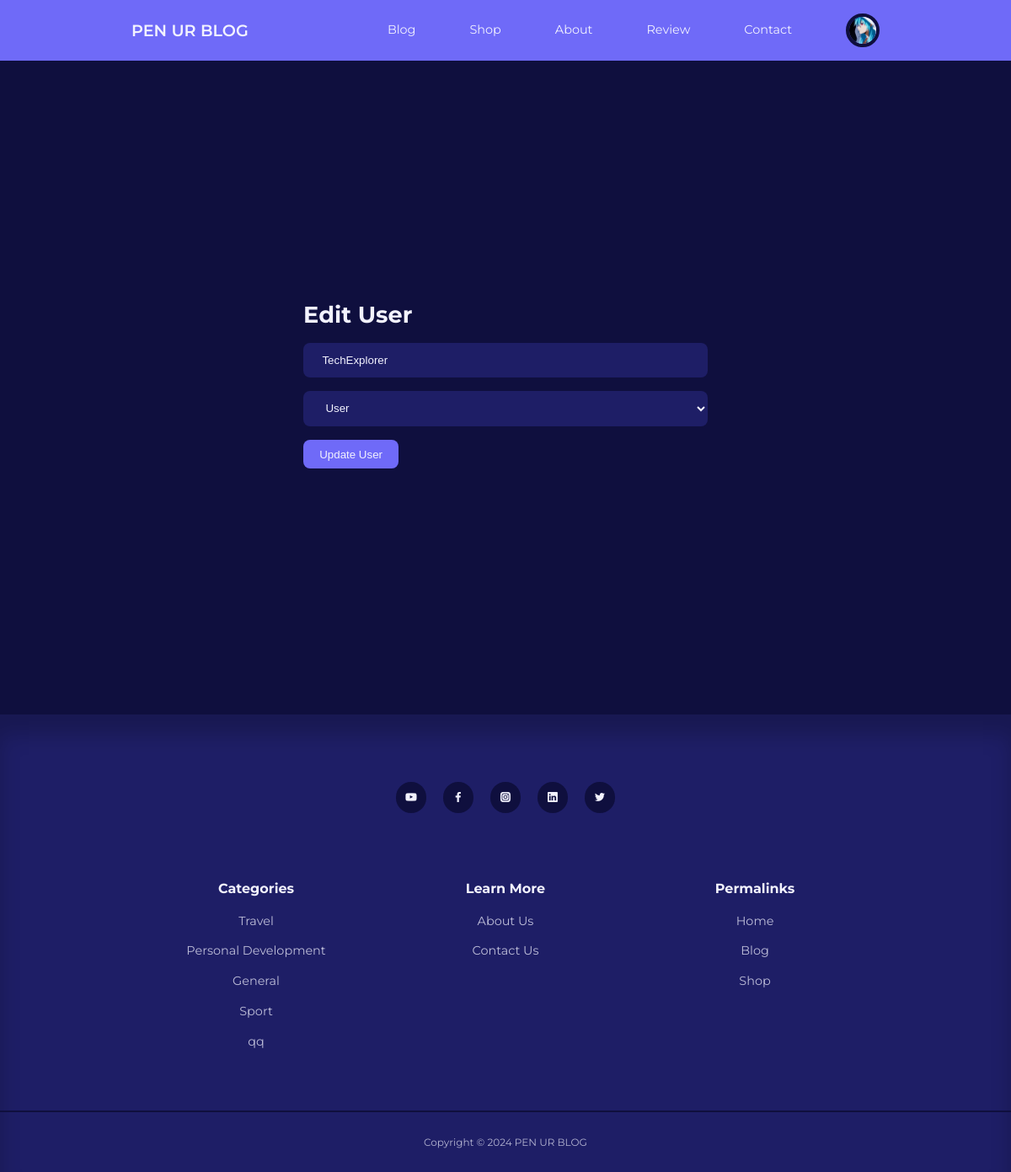
The page /blog/admin/edit-user.php?id=28 (signed in) on the database its author committed.
### tables this page shows
CREATE TABLE `users` (
  `id` int(11) UNSIGNED NOT NULL,
  `username` varchar(50) NOT NULL,
  `email` varchar(100) NOT NULL,
  `password` varchar(255) NOT NULL,
  `avatar` varchar(255) NOT NULL,
  `is_admin` tinyint(1) NOT NULL,
  `bio` varchar(255) NOT NULL,
  `reset_token_hash` varchar(64) DEFAULT NULL,
  `reset_token_expires_at` datetime DEFAULT NULL
);

CREATE TABLE `categories` (
  `id` int(11) UNSIGNED NOT NULL,
  `title` varchar(50) NOT NULL,
  `description` text NOT NULL
);

### blog/admin/partials/header.php (called while the page is built, shortened)
<?php
require '../partials/header.php';

### blog/admin/edit-user.php (the view, shortened to what this page needs)
<?php
include 'partials/header.php';
if (isset($_GET['id'])) {
    $id = filter_var($_GET['id'], FILTER_SANITIZE_NUMBER_INT);
    $query = "SELECT * FROM users WHERE id=$id";
    $result = mysqli_query($connection, $query);
    $user = mysqli_fetch_assoc($result);
} else {
    header('location: ' . ROOT_URL . 'admin/manage-users.php');
    die();
}
?>
<section class="form__section">
    <div class="container form__section-container">
        <h2>Edit User</h2>
        <form action="<?= ROOT_URL ?>admin/edit-user-logic.php" method="POST">
            <input type="text" value="<?= $user['username'] ?>" name="username" placeholder="Username">
            <select name="userrole">
                <option value="0" <?php if ($user['is_admin'] == 0) echo 'selected'; ?>>User</option>
            </select>
            <button type="submit" name="submit" class="btn">Update User</button>
        </form>
    </div>
</section>
<?php
include '../partials/footer.php';
?>

### blog/partials/header.php (shortened to what this page needs)
<?php
require 'config/database.php';
if (isset($_SESSION['user-id'])) {
    $id = filter_var($_SESSION['user-id'], FILTER_SANITIZE_NUMBER_INT);
    $query = "SELECT * FROM users WHERE id=$id";
    $result = mysqli_query($connection, $query);
    $user = mysqli_fetch_assoc($result);
}
?>
<!DOCTYPE html>
<html lang="en">
<head>
    <link rel="stylesheet" href="<?= ROOT_URL ?>css/style.css">
    <link rel="stylesheet" href="https://unicons.iconscout.com/release/v4.0.0/css/line.css">
</head>
<body>
    <nav>
        <div class="container nav__container">
            <a href="<?= ROOT_URL ?>" class="nav__logo">PEN UR BLOG</a>
            <ul class="nav__items">
                <li><a href="<?= ROOT_URL ?>blog.php">Blog</a></li>
                <li><a href="<?= ROOT_URL ?>shop.php">Shop</a></li>
                <li><a href="<?= ROOT_URL ?>about.php">About</a></li>
                <li><a href="<?= ROOT_URL ?>review.php">Review</a></li>
                <li><a href="<?= ROOT_URL ?>contact.php">Contact</a></li>
                <?php if (isset($_SESSION['user-id'])) : ?>
                    <li class="nav__profile">
                        <div class="avatar">
                            <img src="<?= ROOT_URL . 'images/' . $user['avatar'] ?>">
                        </div>
                    </li>
                <?php else : ?>
                    <li><a href="<?= ROOT_URL ?>signin.php">LogIn</a></li>
                <?php endif ?>
            </ul>
        </div>
    </nav>

### blog/partials/footer.php (shortened to what this page needs)
<?php
$category_query = "SELECT * FROM categories ORDER BY RAND() LIMIT 5";
$category_result = mysqli_query($connection, $category_query);
?>
<footer>
        <div class="footer__socials">
            <a href="https://youtube.com/egatortutorials" target="_blank"><i class="uil uil-youtube"></i></a>
            <a href="https://facebook.com" target="_blank"><i class="uil uil-facebook-f"></i></a>
            <a href="https://instagram.com" target="_blank"><i class="uil uil-instagram-alt"></i></a>
            <a href="https://linkedin.com" target="_blank"><i class="uil uil-linkedin"></i></a>
            <a href="https://twitter.com" target="_blank"><i class="uil uil-twitter"></i></a>
        </div>
        <div class="container footer__container">
            <article>
                <h4>Categories</h4>
                <ul>
                    <?php while ($category = mysqli_fetch_assoc($category_result)): ?>
                        <li><a href="<?= ROOT_URL ?>category-posts.php?id=<?= $category['id'] ?>"><?= $category['title']     ?></a></li>
                    <?php endwhile ?>
                </ul>
            </article>
            <article>
                <h4>Learn More</h4>
                <ul>
                    <li><a href="about.php">About Us</a></li>
                    <li><a href="contact.php">Contact Us</a></li>
                </ul>
            </article>
            <article>
                <h4>Permalinks</h4>
                <ul>
                    <li><a href="index.php">Home</a></li>
                    <li><a href="blog.php">Blog</a></li>
                    <li><a href="shop.php">Shop</a></li>
                </ul>
            </article>
        </div>
        <div class="footer__copyright">
            <small>Copyright &copy; 2024 PEN UR BLOG</small>
        </div>
    </footer>
</body>
</html>

### blog/css/style.css (style rules this page uses)
:root { --color-primary: #6f6af8; --color-primary-light: hsl(242, 91%, 69%, 18%); --color-primary-variant: #5854c7; --color-red: #da0f3f; --color-red-light: hsl(346, 87%, 46%, 15%); --color-green: #00c476; --color-green-light: hsl(156, 100%, 38%, 15%); --color-gray-900: #1e1e66; --color-gray-700: #2d2b7c; --color-gray-300: rgba(242, 242, 254, 0.3); --color-gray-200: rgba(242, 242, 254, 0.7); --color-white: #f2f2fe; --color-bg: #0f0f3e; --transition: all 300ms ease; --container-width-lg: 74%; --container-width-md: 88%; --form-width: 40%; --card-border-radius-1: 0.3rem; --card-border-radius-2: 0.5rem; --card-border-radius-3: 0.8rem; --card-border-radius-4: 2rem; --card-border-radius-5: 5rem; }
* { margin: 0; padding: 0; outline: 0; border: 0; appearance: 0; list-style: none; text-decoration: none; box-sizing: border-box; }
body { font-family: 'Montserrat', sans-serif; line-height: 1.6; color: var(--color-gray-200); overflow-x: hidden; background: var(--color-bg); font-size: 0.9em; }
.container { width: var(--container-width-lg); max-width: 1800px; margin-inline: auto; }
section { margin-top: 3rem; width: 100vw; }
h1, h2, h3, h4, h5 { color: var(--color-white); line-height: 1.3; }
h2 { font-size: 1.7rem; margin: 1rem 0; }
h4 { font-size: 1rem; }
a { color: var(--color-white); transition: var(--transition); }
img { display: block; width: 100%; object-fit: cover; }
nav { background: var(--color-primary); width: 100vw; height: 4.5rem; position: fixed; top: 0; z-index: 10; box-shadow: 0 1rem 1rem rgba(0, 0, 0, 0, 2); }
.nav__container { height: 100%; display: flex; align-items: center; justify-content: space-between; }
.avatar { width: 2.5rem; height: 2.5rem; border-radius: 50%; overflow: hidden; border: 0.3rem solid var(--color-bg); }
.nav__logo { font-weight: 600; font-size: 1.2rem; }
.nav__items { display: flex; align-items: center; gap: 4rem; }
.nav__profile { position: relative; cursor: pointer; }
footer { background: var(--color-gray-900); padding: 5rem 0 0; box-shadow: inset 0 1.5rem 1.5rem rgba(0, 0, 0, 0.2); }
.footer__socials { margin-inline: auto; width: fit-content; margin-bottom: 5rem; display: flex; justify-content: space-between; align-items: center; gap: 1.2rem; }
.footer__socials a { background: var(--color-bg); border-radius: 50%; width: 2.3rem; height: 2.3rem; display: flex; align-items: center; justify-content: center; }
.footer__container { display: grid; grid-template-columns: repeat(3, 1fr); text-align: center; }
footer h4 { color: var(--color-white); margin-bottom: 0.6rem; }
footer ul li { padding: 0.4rem 0; }
footer ul a { opacity: 0.75; }
.footer__copyright { text-align: center; padding: 1.5rem 0; border-top: 2px solid var(--color-bg); margin-top: 4rem; }
.btn { display: inline-block; width: fit-content; padding: 0.6rem 1.2rem; background-color: var(--color-primary); border-radius: var(--card-border-radius-2); cursor: pointer; transition: var(--transition); color: var(--color-white); }
.form__section { display: grid; place-items: center; height: 100vh; }
.form__section-container { width: var(--form-width); }
form { display: flex; flex-direction: column; gap: 1rem; }
input, textarea, select { padding: 0.8rem 1.4rem; background-color: var(--color-gray-900); border-radius: var(--card-border-radius-2); resize: none; color: var(--color-white); }

### rows shown on the page
users: avatar (picture)
users: username "TechExplorer", userrole "User"
categories: title "Travel"
categories: title "Personal Development"
categories: title "General"
categories: title "Sport"
categories: title "qq"
